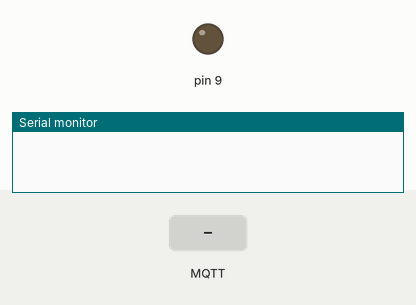
Recording of a sketch running on a simulated Arduino Uno, built with avr-gcc and run on an emulated ATmega328P. Parts: output pins drawn as LEDs (lit = HIGH), the last lines printed to the serial monitor. Inputs (shaded band) come from the test bench. No MQTT or app messages arrive unless stated.

Above: at 2.7 s.
2.8 s: MQTT message "5" arrives on the first subscribed topic
At 5.36 s:
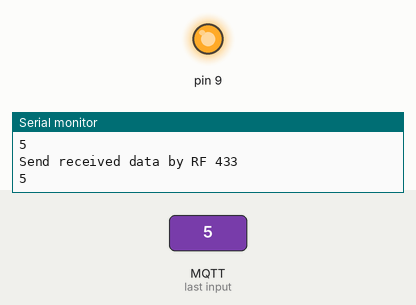
5.8 s: MQTT message "on" arrives on the first subscribed topic
At 7.3 s:
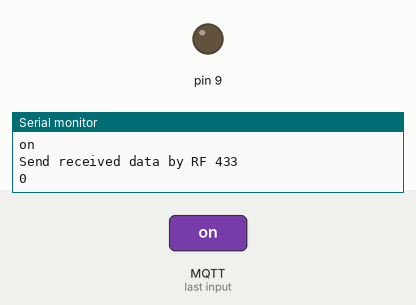
7.7 s: MQTT message "off" arrives on the first subscribed topic
At 7.96 s:
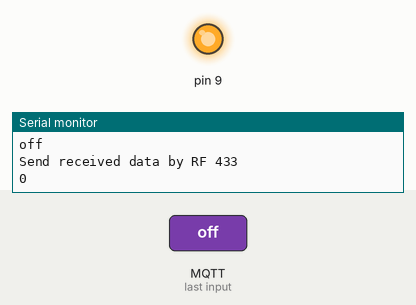
Timing chart, 0 to 10.7 s (numbered marks = the images above; inputs shaded):
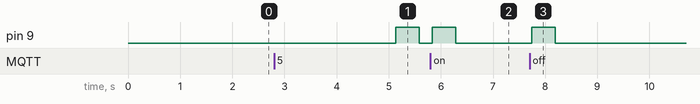

The sketch:

_433toMQTTto433.ino
```cpp
// (licence header left out)
#include <Ethernet.h>
#include <PubSubClient.h>
#include <RCSwitch.h> // library for controling Radio frequency switch
#include <SPI.h>

RCSwitch mySwitch = RCSwitch();

//Do we want to see trace for debugging purposes
#define TRACE 1  // 0= trace off 1 = trace on

// Update these with values suitable for your network.
byte mac[]    = {  0xDE, 0xED, 0xBA, 0xFE, 0x34, 0x99 };
byte localserver[] = { 192, 168, 1, 45 };
byte ip[]     = { 192, 168, 1, 23 };
byte subnet[] = { 255, 255, 255, 0 };

//adding this to bypass to problem of the arduino builder issue 50
void callback(char*topic, byte* payload,unsigned int length);
EthernetClient ethClient;

// client parameters
PubSubClient client(localserver, 1883, callback, ethClient);

//MQTT last attemps reconnection number
long lastReconnectAttempt = 0;

boolean reconnect() {
  if (client.connect("433toMQTTto433")) {
    // Once connected, publish an announcement...
    client.publish("outTopic","hello world");
    // Client connected
    trc("connected");
    //Topic subscribed so as to get data
    String topicNameRec = String("home/MQTTto433/");
    //Subscribing to topic(s)
    subscribing(topicNameRec);
  }
  return client.connected();
}

// Callback function, when the gateway receive an MQTT value on the topics subscribed this function is called
void callback(char* topic, byte* payload, unsigned int length) {
  // In order to republish this payload, a copy must be made
  // as the orignal payload buffer will be overwritten whilst
  // constructing the PUBLISH packet.
  trc("Hey I got a callback ");
  // Allocate the correct amount of memory for the payload copy
  byte* p = (byte*)malloc(length);
  // Copy the payload to the new buffer
  memcpy(p,payload,length);

  // Conversion to a printable string
  p[length] = '\0';
  String callbackstring = String((char *) p);
  String topicNameRec = String((char*) topic);

  //launch the function to treat received data
  receivingMQTT(topicNameRec,callbackstring);

  // Free the memory
  free(p);
}

void setup()
{
  //Launch serial for debugging purposes
  Serial.begin(9600);
  //Begining ethernet connection
  Ethernet.begin(mac, ip, subnet);
  delay(1500);
  lastReconnectAttempt = 0;

  // RF transmitter is connected to this pin 9, we activate it only when sending RF data to avoid conflict between transmitter and receiver
  pinMode(9, OUTPUT);
  digitalWrite(9, LOW);

  mySwitch.enableTransmit(10); // RF Transmitter is connected to Arduino Pin #10
  mySwitch.setRepeatTransmit(10); //increase transmit repeat to avoid lost of rf sendings
  mySwitch.enableReceive(0);  // Receiver on inerrupt 0 => that is pin #2
  mySwitch.setPulseLength(189);  //RF Pulse Length, varies per device.
}

void loop()
{
  //MQTT client connexion management
  if (!client.connected()) {
    long now = millis();
    if (now - lastReconnectAttempt > 5000) {
      lastReconnectAttempt = now;
      trc("client mqtt not connected, trying to connect");
      // Attempt to reconnect
      if (reconnect()) {
        lastReconnectAttempt = 0;
      }
    }
  } else {
    // MQTT loop
    client.loop();
  }

  // Receive loop, if data received by RF433 send it by MQTT to MQTTsubject
  if (mySwitch.available()) {
    // Topic on which we will send data
    trc("Receiving 433Mhz signal");
    String MQTTsubject = "home/433toMQTT";
    long MQTTvalue;
    MQTTvalue=mySwitch.getReceivedValue();
    mySwitch.resetAvailable();
    if (client.connected()) {
      trc("Sending 433Mhz signal to MQTT");
      trc(String(MQTTvalue));
      sendMQTT(MQTTsubject,String(MQTTvalue));
    } else {
      if (reconnect()) {
        sendMQTT(MQTTsubject,String(MQTTvalue));
        lastReconnectAttempt = 0;
      }
    }
  }
}

void subscribing(String topicNameRec){ // MQTT subscribing to topic
  char topicStrRec[26];
  topicNameRec.toCharArray(topicStrRec,26);
  // subscription to topic for receiving data
  boolean pubresult = client.subscribe(topicStrRec);
  if (pubresult) {
    trc("subscription OK to");
    trc(topicNameRec);
  }
}

void receivingMQTT(String topicNameRec, String callbackstring) {
  trc("Receiving data by MQTT");
  trc(topicNameRec);
  char topicOri[26] = "";
  char topicStrAck[26] = "";
  char datacallback[26] = "";

  // Below you send RF signal following data value received by MQTT
    // converting string to char for condition statement
    callbackstring.toCharArray(datacallback,26);
    trc(datacallback);
    long int data = atol(datacallback);
    trc("Send received data by RF 433");
    trc(String(data));
    //send received MQTT value by RF signal (example of signal sent data = 5264660), we activate the transmitter on pin 9 the time to send data by RF
    digitalWrite(9, HIGH);
    mySwitch.send(data, 24);
    digitalWrite(9, LOW);
}

//send MQTT data dataStr to topic topicNameSend
void sendMQTT(String topicNameSend, String dataStr){

    char topicStrSend[26];
    topicNameSend.toCharArray(topicStrSend,26);
    char dataStrSend[200];
    dataStr.toCharArray(dataStrSend,200);
    boolean pubresult = client.publish(topicStrSend,dataStrSend);
    trc("sending ");
    trc(dataStr);
    trc("to ");
    trc(topicNameSend);

}

//trace
void trc(String msg){
  if (TRACE) {
  Serial.println(msg);
  }
}
```

Measured:
- after the input at 2.8 s, pin 9: LOW → HIGH after 2.3 s, → LOW 0.45 s later
- after the input at 5.8 s, pin 9: LOW → HIGH at once, → LOW 0.45 s later
- after the input at 7.7 s, pin 9: LOW → HIGH at once, → LOW 0.45 s later
